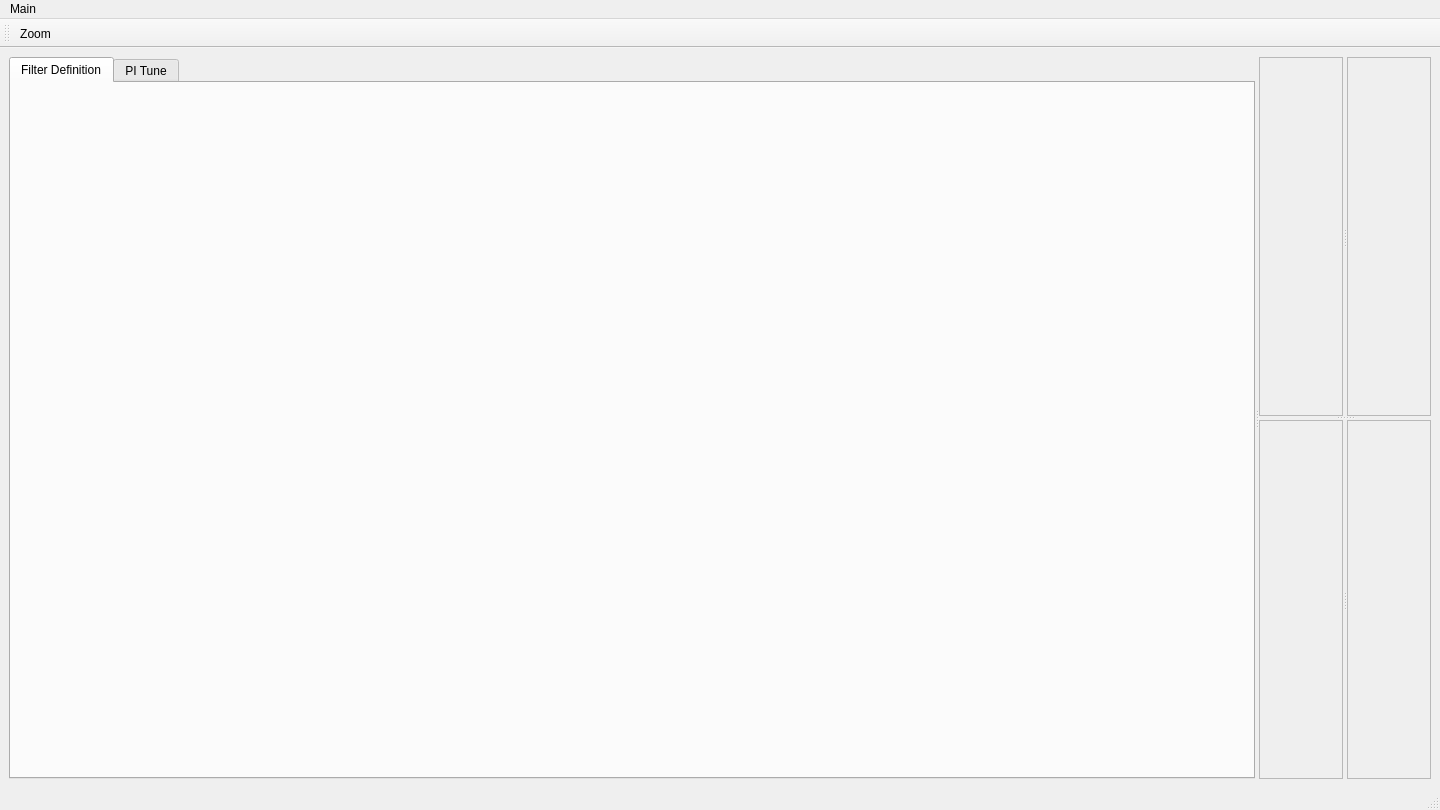
<?xml version="1.0" encoding="UTF-8"?>
<ui version="4.0">
 <class>MainWindow</class>
 <widget class="QMainWindow" name="MainWindow">
  <property name="geometry">
   <rect>
    <x>0</x>
    <y>0</y>
    <width>1440</width>
    <height>810</height>
   </rect>
  </property>
  <property name="minimumSize">
   <size>
    <width>10</width>
    <height>0</height>
   </size>
  </property>
  <property name="windowTitle">
   <string>MainWindow</string>
  </property>
  <widget class="QWidget" name="centralwidget">
   <layout class="QHBoxLayout" name="horizontalLayout_2">
    <item>
     <widget class="QSplitter" name="splitter">
      <property name="sizePolicy">
       <sizepolicy hsizetype="Preferred" vsizetype="Preferred">
        <horstretch>0</horstretch>
        <verstretch>0</verstretch>
       </sizepolicy>
      </property>
      <property name="maximumSize">
       <size>
        <width>16777215</width>
        <height>16777215</height>
       </size>
      </property>
      <property name="orientation">
       <enum>Qt::Horizontal</enum>
      </property>
      <widget class="QWidget" name="verticalLayoutWidget">
       <layout class="QVBoxLayout" name="verticalLayout" stretch="0">
        <property name="sizeConstraint">
         <enum>QLayout::SetDefaultConstraint</enum>
        </property>
        <item>
         <layout class="QHBoxLayout" name="horizontalLayout_4">
          <item>
           <widget class="QTabWidget" name="tabWidget">
            <property name="sizePolicy">
             <sizepolicy hsizetype="Preferred" vsizetype="Preferred">
              <horstretch>0</horstretch>
              <verstretch>0</verstretch>
             </sizepolicy>
            </property>
            <property name="currentIndex">
             <number>0</number>
            </property>
            <widget class="QWidget" name="TabFilterDefinition">
             <attribute name="title">
              <string>Filter Definition</string>
             </attribute>
             <layout class="QVBoxLayout" name="verticalLayout_4">
              <item>
               <layout class="QVBoxLayout" name="verticalLayout_3">
                <item>
                 <widget class="FilterDefinition" name="wid_Filter1" native="true"/>
                </item>
                <item>
                 <widget class="FilterDefinition" name="wid_Filter2" native="true"/>
                </item>
                <item>
                 <widget class="FilterDefinition" name="wid_Filter3" native="true"/>
                </item>
                <item>
                 <widget class="FilterDefinition" name="wid_Filter4" native="true"/>
                </item>
                <item>
                 <widget class="FilterDefinition" name="wid_Filter5" native="true"/>
                </item>
                <item>
                 <widget class="FilterDefinition" name="wid_Filter6" native="true"/>
                </item>
               </layout>
              </item>
             </layout>
            </widget>
            <widget class="QWidget" name="TabPITune">
             <attribute name="title">
              <string>PI Tune</string>
             </attribute>
            </widget>
           </widget>
          </item>
         </layout>
        </item>
       </layout>
      </widget>
      <widget class="QWidget" name="verticalLayoutWidget_2">
       <layout class="QVBoxLayout" name="verticalLayout_2" stretch="0">
        <property name="sizeConstraint">
         <enum>QLayout::SetNoConstraint</enum>
        </property>
        <item>
         <widget class="QSplitter" name="splitter_4">
          <property name="sizePolicy">
           <sizepolicy hsizetype="Preferred" vsizetype="Expanding">
            <horstretch>4</horstretch>
            <verstretch>0</verstretch>
           </sizepolicy>
          </property>
          <property name="orientation">
           <enum>Qt::Vertical</enum>
          </property>
          <widget class="QSplitter" name="splitter_2">
           <property name="sizePolicy">
            <sizepolicy hsizetype="Expanding" vsizetype="Preferred">
             <horstretch>4</horstretch>
             <verstretch>0</verstretch>
            </sizepolicy>
           </property>
           <property name="orientation">
            <enum>Qt::Horizontal</enum>
           </property>
           <widget class="MyRLocusFrame" name="frame_plot_1_1">
            <property name="sizePolicy">
             <sizepolicy hsizetype="Maximum" vsizetype="Maximum">
              <horstretch>1</horstretch>
              <verstretch>0</verstretch>
             </sizepolicy>
            </property>
            <property name="minimumSize">
             <size>
              <width>10</width>
              <height>0</height>
             </size>
            </property>
            <property name="frameShape">
             <enum>QFrame::StyledPanel</enum>
            </property>
            <property name="frameShadow">
             <enum>QFrame::Raised</enum>
            </property>
           </widget>
           <widget class="MyBodeFrame" name="frame_plot_1_2">
            <property name="sizePolicy">
             <sizepolicy hsizetype="Preferred" vsizetype="Preferred">
              <horstretch>1</horstretch>
              <verstretch>0</verstretch>
             </sizepolicy>
            </property>
            <property name="minimumSize">
             <size>
              <width>10</width>
              <height>0</height>
             </size>
            </property>
            <property name="frameShape">
             <enum>QFrame::StyledPanel</enum>
            </property>
            <property name="frameShadow">
             <enum>QFrame::Raised</enum>
            </property>
            <property name="lineWidth">
             <number>5</number>
            </property>
           </widget>
          </widget>
          <widget class="QSplitter" name="splitter_3">
           <property name="sizePolicy">
            <sizepolicy hsizetype="Expanding" vsizetype="Preferred">
             <horstretch>4</horstretch>
             <verstretch>0</verstretch>
            </sizepolicy>
           </property>
           <property name="orientation">
            <enum>Qt::Horizontal</enum>
           </property>
           <widget class="MyBodeFrame" name="frame_plot_2_1">
            <property name="sizePolicy">
             <sizepolicy hsizetype="Preferred" vsizetype="Preferred">
              <horstretch>1</horstretch>
              <verstretch>0</verstretch>
             </sizepolicy>
            </property>
            <property name="minimumSize">
             <size>
              <width>1</width>
              <height>0</height>
             </size>
            </property>
            <property name="frameShape">
             <enum>QFrame::StyledPanel</enum>
            </property>
            <property name="frameShadow">
             <enum>QFrame::Raised</enum>
            </property>
           </widget>
           <widget class="MyBodeFrame" name="frame_plot_2_2">
            <property name="sizePolicy">
             <sizepolicy hsizetype="Preferred" vsizetype="Preferred">
              <horstretch>1</horstretch>
              <verstretch>0</verstretch>
             </sizepolicy>
            </property>
            <property name="minimumSize">
             <size>
              <width>10</width>
              <height>0</height>
             </size>
            </property>
            <property name="frameShape">
             <enum>QFrame::StyledPanel</enum>
            </property>
            <property name="frameShadow">
             <enum>QFrame::Raised</enum>
            </property>
            <property name="lineWidth">
             <number>5</number>
            </property>
           </widget>
          </widget>
         </widget>
        </item>
       </layout>
      </widget>
     </widget>
    </item>
   </layout>
  </widget>
  <widget class="QMenuBar" name="menubar">
   <property name="geometry">
    <rect>
     <x>0</x>
     <y>0</y>
     <width>1440</width>
     <height>21</height>
    </rect>
   </property>
   <widget class="QMenu" name="menuMain">
    <property name="title">
     <string>Main</string>
    </property>
    <addaction name="actionLoad_Model"/>
   </widget>
   <addaction name="menuMain"/>
  </widget>
  <widget class="QStatusBar" name="statusbar"/>
  <widget class="QToolBar" name="toolBar">
   <property name="windowTitle">
    <string>toolBar</string>
   </property>
   <attribute name="toolBarArea">
    <enum>TopToolBarArea</enum>
   </attribute>
   <attribute name="toolBarBreak">
    <bool>false</bool>
   </attribute>
   <addaction name="actionZoom"/>
  </widget>
  <action name="actionLoad_Model">
   <property name="text">
    <string>Load Model</string>
   </property>
  </action>
  <action name="actionZoom">
   <property name="icon">
    <iconset resource="Resources/resources.qrc">
     <normaloff>:/Icons/icons8-search-96.png</normaloff>:/Icons/icons8-search-96.png</iconset>
   </property>
   <property name="text">
    <string>Zoom</string>
   </property>
   <property name="toolTip">
    <string>Zoom</string>
   </property>
  </action>
 </widget>
 <customwidgets>
  <customwidget>
   <class>FilterDefinition</class>
   <extends>QWidget</extends>
   <header>FilterDefinition.h</header>
   <container>1</container>
  </customwidget>
  <customwidget>
   <class>MyBodeFrame</class>
   <extends>QFrame</extends>
   <header>MyWidgetClasses.h</header>
   <container>1</container>
  </customwidget>
  <customwidget>
   <class>MyRLocusFrame</class>
   <extends>QFrame</extends>
   <header>MyWidgetClasses.h</header>
   <container>1</container>
  </customwidget>
 </customwidgets>
 <resources>
  <include location="Resources/resources.qrc"/>
 </resources>
 <connections/>
</ui>
